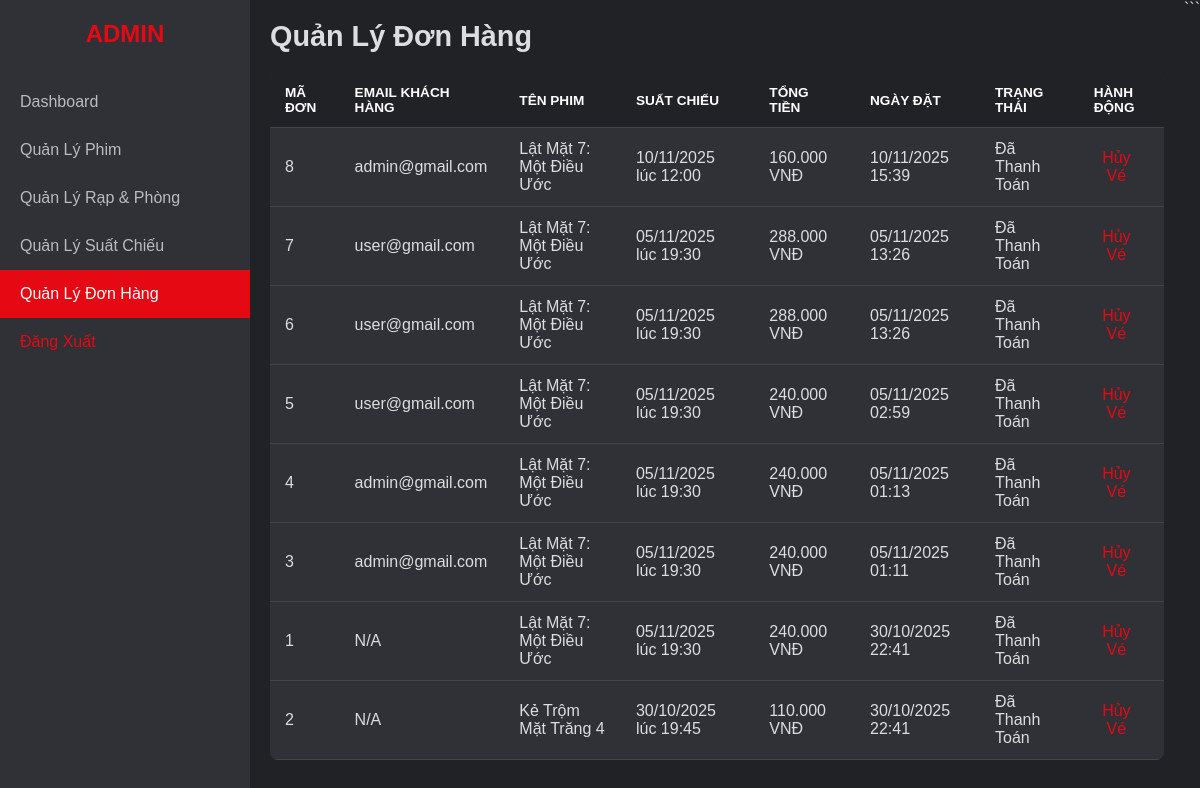
The page /ADMIN/orders.php (signed in) on the database its author committed.
### tables this page shows
CREATE TABLE `dondatve` (
  `Id` int(11) NOT NULL,
  `NgayDat` datetime DEFAULT current_timestamp(),
  `TongTien` decimal(10,0) NOT NULL,
  `TrangThai` varchar(50) DEFAULT 'DaThanhToan',
  `IdNguoiDung` int(11) DEFAULT NULL,
  `IdSuatChieu` int(11) DEFAULT NULL
);

CREATE TABLE `nguoidung` (
  `Id` int(11) NOT NULL,
  `HoTen` varchar(100) NOT NULL,
  `Email` varchar(100) NOT NULL,
  `MatKhau` varchar(255) NOT NULL,
  `SoDienThoai` varchar(15) DEFAULT NULL,
  `LoaiNguoiDung` varchar(20) DEFAULT 'KhachHang'
);

CREATE TABLE `phim` (
  `Id` int(11) NOT NULL,
  `TenPhim` varchar(255) NOT NULL,
  `MoTa` text DEFAULT NULL,
  `TheLoai` varchar(100) DEFAULT NULL,
  `ThoiLuong` int(11) DEFAULT NULL,
  `NgayKhoiChieu` date DEFAULT NULL,
  `PosterUrl` varchar(255) DEFAULT NULL,
  `XepHang` varchar(10) DEFAULT NULL
);

CREATE TABLE `suatchieu` (
  `Id` int(11) NOT NULL,
  `NgayChieu` date NOT NULL,
  `GioBatDau` time NOT NULL,
  `DinhDang` varchar(10) DEFAULT '2D',
  `GiaVe` decimal(10,0) NOT NULL,
  `IdPhim` int(11) DEFAULT NULL,
  `IdPhongChieu` int(11) DEFAULT NULL
);

### BACKEND/Database.php (called while the page is built, shortened)
<?php
class Database {
    private $host = "localhost";
    private $db_name = "bookingfilm";
    private $username = "root";
    private $password = "";
    public function getConnection() {
        $this->conn = null;
        try {
            $this->conn = new mysqli($this->host, $this->username, $this->password, $this->db_name);
            $this->conn->set_charset("utf8mb4");
        } catch(Exception $e) {
            echo "Lỗi kết nối CSDL: " . $e->getMessage();
        }
        return $this->conn;
    }
}
?>

### BACKEND/DAO/DonDatVeDAO.php (called while the page is built, shortened)
<?php
include_once __DIR__ . '/../Database.php';
class DonDatVeDAO {
    private $db;
    public function __construct() {
        $this->db = (new Database())->getConnection();
    }
    public function getDonHangSummary() {
        $sql = "SELECT
                    ddv.Id,
                    nd.Email,
                    p.TenPhim,
                    sc.NgayChieu,
                    sc.GioBatDau,
                    ddv.TongTien,
                    ddv.NgayDat,
                    ddv.TrangThai
                FROM DonDatVe ddv
                LEFT JOIN NguoiDung nd ON ddv.IdNguoiDung = nd.Id
                LEFT JOIN SuatChieu sc ON ddv.IdSuatChieu = sc.Id
                LEFT JOIN Phim p ON sc.IdPhim = p.Id
                ORDER BY ddv.NgayDat DESC";
        $result = $this->db->query($sql);
        $orderList = [];
        if ($result->num_rows > 0) {
            while($row = $result->fetch_assoc()) {
                $orderList[] = $row;
            }
        }
        return $orderList;
    }
}
?>

### ADMIN/orders.php (the view, shortened to what this page needs)
<?php
include_once dirname(__DIR__) . '/TEMPLATES/admin_header.php';
include_once dirname(__DIR__) . '/BACKEND/DAO/DonDatVeDAO.php';
$donDatVeDAO = new DonDatVeDAO();
$orderList = $donDatVeDAO->getDonHangSummary();
?>
<main class="main-content">
    <header class="main-header">
        <h1>Quản Lý Đơn Hàng</h1>
    </header>
    <table class="content-table">
        <thead>
            <tr>
                <th>Mã Đơn</th>
                <th>Email Khách Hàng</th>
                <th>Tên Phim</th>
                <th>Suất Chiếu</th>
                <th>Tổng Tiền</th>
                <th>Ngày Đặt</th>
                <th>Trạng Thái</th>
                <th>Hành Động</th>
            </tr>
        </thead>
        <tbody>
            <?php
            if (count($orderList) > 0) {
                foreach($orderList as $row) {
            ?>
                <tr>
                    <td><?php echo $row['Id']; ?></td>
                    <td><?php echo htmlspecialchars($row['Email'] ?? 'N/A'); ?></td>
                    <td><?php echo htmlspecialchars($row['TenPhim'] ?? 'N/A'); ?></td>
                    <td>
                        <?php
                        if ($row['NgayChieu']) {
                            echo date('d/m/Y', strtotime($row['NgayChieu'])) . ' lúc ' . date('H:i', strtotime($row['GioBatDau']));
                        } else { echo 'N/A'; }
                        ?>
                    </td>
                    <td><?php echo number_format($row['TongTien'], 0, ',', '.'); ?> VNĐ</td>
                    <td><?php echo date('d/m/Y H:i', strtotime($row['NgayDat'])); ?></td>
                    <td>
                        <?php if ($row['TrangThai'] == 'DaThanhToan'): ?>
                            <span class="status-badge success">Đã Thanh Toán</span>
                        <?php else: ?>
                            <span class="status-badge cancelled">Đã Hủy</span>
                        <?php endif; ?>
                    </td>
                    <td>
                        <?php if ($row['TrangThai'] == 'DaThanhToan'): ?>
                            <form action="../BACKEND/CONTROLLER/OrderController.php" method="POST" class="delete-form">
                                <button type="submit" class="action-btn delete" onclick="return confirm('Bạn có chắc muốn hủy đơn này?');">Hủy Vé</button>
                            </form>
                        <?php endif; ?>
                    </td>
                </tr>
            <?php
                }
            } else {
                echo "<tr><td colspan='8'>Chưa có đơn hàng nào.</td></tr>";
            }
            ?>
        </tbody>
    </table>
</main>
<?php
include_once dirname(__DIR__) . '/TEMPLATES/admin_footer.php';
?>

### TEMPLATES/admin_header.php (style rules this page uses)
* { box-sizing: border-box; margin: 0; padding: 0; }
body { font-family: Arial, sans-serif; background-color: #202225; color: #dcddde; display: flex; min-height: 100vh; }
.main-content { flex-grow: 1; padding: 20px; }
.main-header { display: flex; justify-content: space-between; align-items: center; margin-bottom: 20px; }
.main-header h1 { font-size: 1.8rem; }
.content-table { width: 100%; border-collapse: collapse; background-color: #2f3136; border-radius: 8px; overflow: hidden; }
.content-table th, .content-table td { padding: 12px 15px; text-align: left; border-bottom: 1px solid #40444b; }
.content-table th { background-color: #202225; color: #fff; text-transform: uppercase; font-size: 0.85rem; }
.action-btn { color: #61d9a4; text-decoration: none; margin-right: 10px; font-weight: 500; cursor: pointer; }
.delete-form { display: inline-block; }
.action-btn.delete { color: #e50914; background: none; border: none; font: inherit; padding: 0; }

### rows shown on the page
dondatve: Id "8", IdNguoiDung.Email "admin@gmail.com", phim.TenPhim "Lật Mặt 7: Một Điều Ước", IdSuatChieu.NgayChieu "10/11/2025", IdSuatChieu.GioBatDau "12:00", TongTien "160.000", NgayDat "10/11/2025 15:39", TrangThai "Đã Thanh Toán"
dondatve: Id "7", IdNguoiDung.Email "user@gmail.com", phim.TenPhim "Lật Mặt 7: Một Điều Ước", IdSuatChieu.NgayChieu "05/11/2025", IdSuatChieu.GioBatDau "19:30", TongTien "288.000", NgayDat "05/11/2025 13:26", TrangThai "Đã Thanh Toán"
dondatve: Id "6", IdNguoiDung.Email "user@gmail.com", phim.TenPhim "Lật Mặt 7: Một Điều Ước", IdSuatChieu.NgayChieu "05/11/2025", IdSuatChieu.GioBatDau "19:30", TongTien "288.000", NgayDat "05/11/2025 13:26", TrangThai "Đã Thanh Toán"
dondatve: Id "5", IdNguoiDung.Email "user@gmail.com", phim.TenPhim "Lật Mặt 7: Một Điều Ước", IdSuatChieu.NgayChieu "05/11/2025", IdSuatChieu.GioBatDau "19:30", TongTien "240.000", NgayDat "05/11/2025 02:59", TrangThai "Đã Thanh Toán"
dondatve: Id "4", IdNguoiDung.Email "admin@gmail.com", phim.TenPhim "Lật Mặt 7: Một Điều Ước", IdSuatChieu.NgayChieu "05/11/2025", IdSuatChieu.GioBatDau "19:30", TongTien "240.000", NgayDat "05/11/2025 01:13", TrangThai "Đã Thanh Toán"
dondatve: Id "3", IdNguoiDung.Email "admin@gmail.com", phim.TenPhim "Lật Mặt 7: Một Điều Ước", IdSuatChieu.NgayChieu "05/11/2025", IdSuatChieu.GioBatDau "19:30", TongTien "240.000", NgayDat "05/11/2025 01:11", TrangThai "Đã Thanh Toán"
dondatve: Id "1", Email "N/A", phim.TenPhim "Lật Mặt 7: Một Điều Ước", IdSuatChieu.NgayChieu "05/11/2025", IdSuatChieu.GioBatDau "19:30", TongTien "240.000", NgayDat "30/10/2025 22:41", TrangThai "Đã Thanh Toán"
dondatve: Id "2", Email "N/A", phim.TenPhim "Kẻ Trộm Mặt Trăng 4", IdSuatChieu.NgayChieu "30/10/2025", IdSuatChieu.GioBatDau "19:45", TongTien "110.000", NgayDat "30/10/2025 22:41", TrangThai "Đã Thanh Toán"
